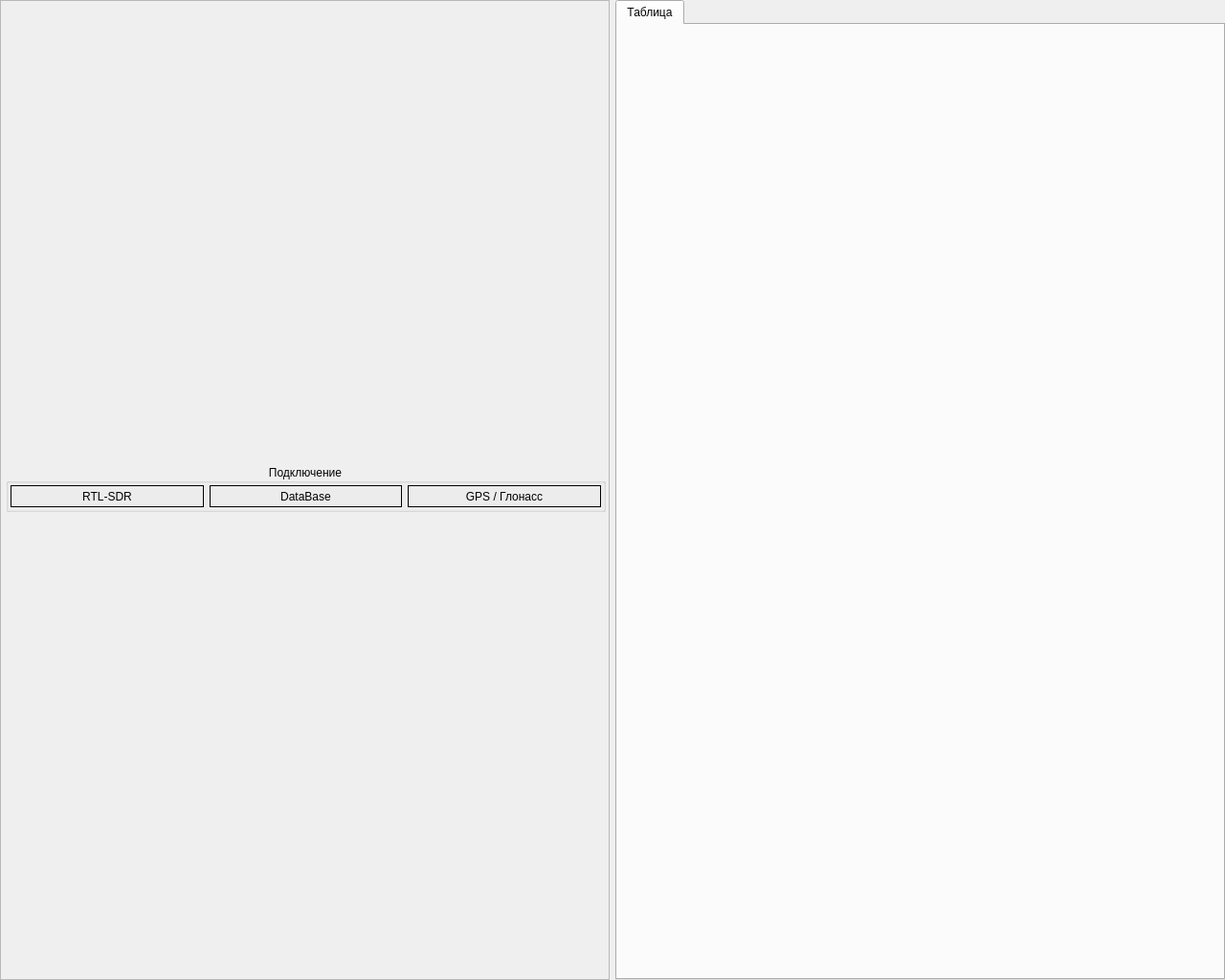
<?xml version="1.0" encoding="UTF-8"?>
<ui version="4.0">
 <class>MainWindow</class>
 <widget class="QMainWindow" name="MainWindow">
  <property name="geometry">
   <rect>
    <x>0</x>
    <y>0</y>
    <width>1280</width>
    <height>1024</height>
   </rect>
  </property>
  <property name="maximumSize">
   <size>
    <width>16777215</width>
    <height>16777215</height>
   </size>
  </property>
  <property name="windowTitle">
   <string>ПОСТ КОНТРОЛЯ ВОЗДУШНОГО ДВИЖЕНИЯ</string>
  </property>
  <widget class="QWidget" name="centralWidget">
   <layout class="QHBoxLayout" name="horizontalLayout_4">
    <property name="leftMargin">
     <number>0</number>
    </property>
    <property name="topMargin">
     <number>0</number>
    </property>
    <property name="rightMargin">
     <number>0</number>
    </property>
    <property name="bottomMargin">
     <number>0</number>
    </property>
    <item>
     <widget class="QFrame" name="frame">
      <property name="sizePolicy">
       <sizepolicy hsizetype="Expanding" vsizetype="Preferred">
        <horstretch>0</horstretch>
        <verstretch>0</verstretch>
       </sizepolicy>
      </property>
      <property name="frameShape">
       <enum>QFrame::StyledPanel</enum>
      </property>
      <property name="frameShadow">
       <enum>QFrame::Raised</enum>
      </property>
      <layout class="QVBoxLayout" name="verticalLayout_3">
       <property name="spacing">
        <number>1</number>
       </property>
       <property name="leftMargin">
        <number>1</number>
       </property>
       <property name="topMargin">
        <number>1</number>
       </property>
       <property name="rightMargin">
        <number>1</number>
       </property>
       <property name="bottomMargin">
        <number>1</number>
       </property>
       <item>
        <layout class="QVBoxLayout" name="verticalLayout">
         <property name="spacing">
          <number>0</number>
         </property>
         <property name="leftMargin">
          <number>2</number>
         </property>
         <item>
          <layout class="QHBoxLayout" name="horizontalLayout">
           <property name="spacing">
            <number>0</number>
           </property>
           <property name="leftMargin">
            <number>2</number>
           </property>
           <property name="topMargin">
            <number>2</number>
           </property>
           <property name="rightMargin">
            <number>2</number>
           </property>
           <property name="bottomMargin">
            <number>2</number>
           </property>
           <item>
            <widget class="QGroupBox" name="groupBox_2">
             <property name="sizePolicy">
              <sizepolicy hsizetype="Preferred" vsizetype="Preferred">
               <horstretch>0</horstretch>
               <verstretch>0</verstretch>
              </sizepolicy>
             </property>
             <property name="maximumSize">
              <size>
               <width>16777215</width>
               <height>50</height>
              </size>
             </property>
             <property name="title">
              <string>Подключение</string>
             </property>
             <property name="alignment">
              <set>Qt::AlignCenter</set>
             </property>
             <layout class="QHBoxLayout" name="horizontalLayout_2">
              <property name="leftMargin">
               <number>2</number>
              </property>
              <property name="topMargin">
               <number>2</number>
              </property>
              <property name="rightMargin">
               <number>2</number>
              </property>
              <property name="bottomMargin">
               <number>2</number>
              </property>
              <item>
               <widget class="QLabel" name="lRtlSdrStatus">
                <property name="frameShape">
                 <enum>QFrame::Box</enum>
                </property>
                <property name="frameShadow">
                 <enum>QFrame::Plain</enum>
                </property>
                <property name="midLineWidth">
                 <number>0</number>
                </property>
                <property name="text">
                 <string>RTL-SDR</string>
                </property>
                <property name="scaledContents">
                 <bool>true</bool>
                </property>
                <property name="alignment">
                 <set>Qt::AlignCenter</set>
                </property>
               </widget>
              </item>
              <item>
               <widget class="QLabel" name="lDBStatus">
                <property name="frameShape">
                 <enum>QFrame::Box</enum>
                </property>
                <property name="text">
                 <string>DataBase</string>
                </property>
                <property name="alignment">
                 <set>Qt::AlignCenter</set>
                </property>
               </widget>
              </item>
              <item>
               <widget class="QLabel" name="lGPSStatus">
                <property name="frameShape">
                 <enum>QFrame::Box</enum>
                </property>
                <property name="text">
                 <string>GPS / Глонасс</string>
                </property>
                <property name="alignment">
                 <set>Qt::AlignCenter</set>
                </property>
               </widget>
              </item>
             </layout>
            </widget>
           </item>
          </layout>
         </item>
         <item>
          <layout class="QHBoxLayout" name="hrlRadarBox">
           <property name="spacing">
            <number>0</number>
           </property>
           <property name="leftMargin">
            <number>0</number>
           </property>
           <property name="rightMargin">
            <number>0</number>
           </property>
           <item>
            <layout class="QVBoxLayout" name="vrlRadar">
             <property name="spacing">
              <number>0</number>
             </property>
             <property name="leftMargin">
              <number>2</number>
             </property>
             <property name="topMargin">
              <number>2</number>
             </property>
             <property name="rightMargin">
              <number>2</number>
             </property>
             <property name="bottomMargin">
              <number>2</number>
             </property>
            </layout>
           </item>
          </layout>
         </item>
        </layout>
       </item>
      </layout>
     </widget>
    </item>
    <item>
     <widget class="QTabWidget" name="tbWorkPanel">
      <property name="sizePolicy">
       <sizepolicy hsizetype="Expanding" vsizetype="Expanding">
        <horstretch>0</horstretch>
        <verstretch>0</verstretch>
       </sizepolicy>
      </property>
      <property name="minimumSize">
       <size>
        <width>600</width>
        <height>0</height>
       </size>
      </property>
      <property name="currentIndex">
       <number>0</number>
      </property>
      <widget class="QWidget" name="tabTableSrc">
       <property name="sizePolicy">
        <sizepolicy hsizetype="Minimum" vsizetype="Preferred">
         <horstretch>0</horstretch>
         <verstretch>0</verstretch>
        </sizepolicy>
       </property>
       <attribute name="title">
        <string>Таблица</string>
       </attribute>
       <layout class="QVBoxLayout" name="verticalLayout_4">
        <item>
         <layout class="QVBoxLayout" name="vltTableSrc">
          <property name="sizeConstraint">
           <enum>QLayout::SetMaximumSize</enum>
          </property>
         </layout>
        </item>
       </layout>
      </widget>
     </widget>
    </item>
   </layout>
  </widget>
 </widget>
 <layoutdefault spacing="6" margin="11"/>
 <resources/>
 <connections/>
</ui>
